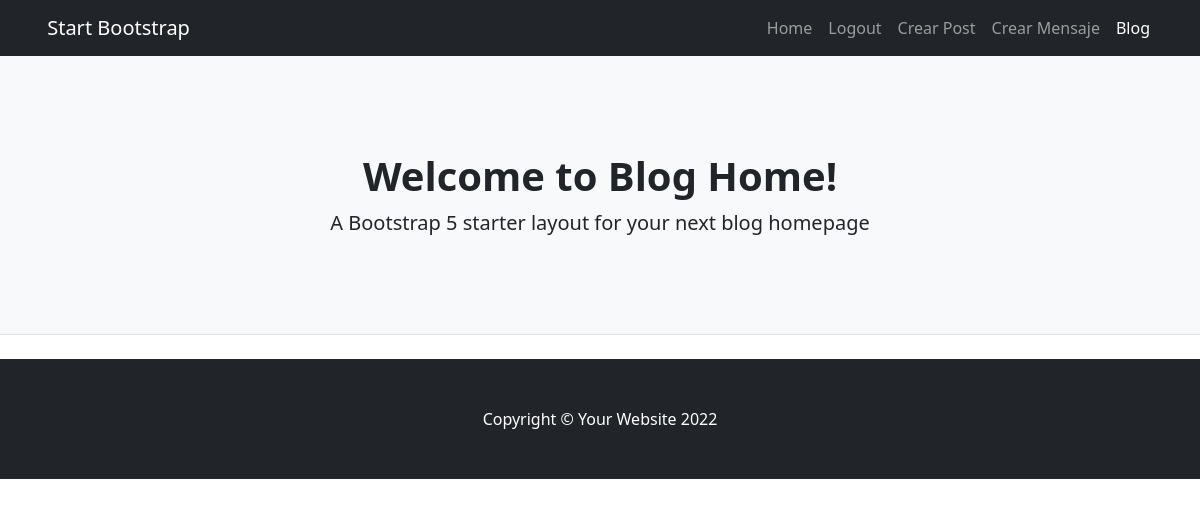
/ejemplo-dos/listar/, run on an earlier commit of the app's database.
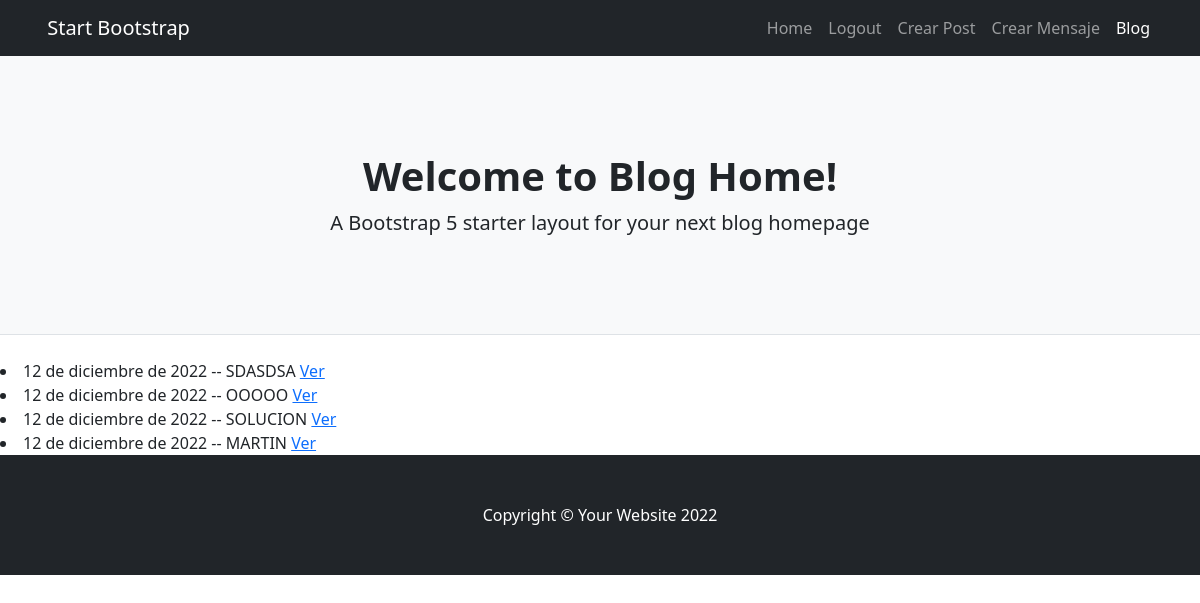
And on a later commit of the database.
### ejemplo_2/models.py (models this page shows)
class Post(models.Model):
    titulo= models.CharField(max_length=100)
    sub_titulo= models.CharField(max_length=100)
    texto = models.TextField(max_length=3000)
    publicado_el = models.DateField()
    imagen = models.ImageField(upload_to='posteos', null= True, blank=True)

### ejemplo_2/views.py (the view)
# urls.py: path('ejemplo-dos/listar/', PostList.as_view(), name='listar'),
class PostList(ListView):
    model = Post

### ejemplo_2/templates/ejemplo_2/post_list.html (shortened to what this page needs)
{% extends 'ejemplo_2/base.html' %}
{% block contenido %}
{% for post in object_list %}
    <li>
        {{post.publicado_el}} --  {{post.titulo}}
        <a href="{% url 'ejemplo-dos-detalle' post.id %}">Ver</a>
    </li>
{% endfor %}
{% endblock %}

What changed in the data, as far as the page shows it:
added Post: publicado_el "12 de diciembre de 2022", titulo "SDASDSA"
added Post: publicado_el "12 de diciembre de 2022", titulo "OOOOO"
added Post: publicado_el "12 de diciembre de 2022", titulo "SOLUCION"
added Post: publicado_el "12 de diciembre de 2022", titulo "MARTIN"
